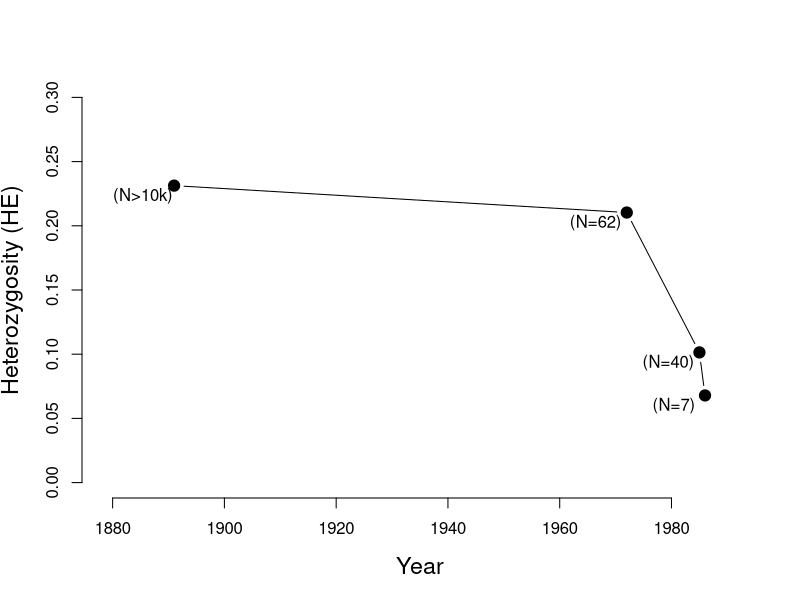

This chart was generated by the following R code:

#https://academic.oup.com/jmammal/article/92/4/751/887640
#Genetic Diversity and Fitness in Black-Footed Ferrets Before and During a Bottleneck 
#S. M. Wisely S. W. Buskirk M. A. Fleming D. B. McDonald E. A. Ostrander 

#another set of numbers https://academic.oup.com/jmammal/article/92/4/751/887640
#In 1985 the last wild population (N = 40 adults) experienced simultaneous epizootics of canine distemper and sylvatic plague (Yersinia pestis). 
#. Eighteen individuals were captured for breeding
#
black_footed<-read.csv("Journal_figs/genetic_drift/black_footed_ferrets/black-footed-ferrets_He.csv")

black_footed[,1]<-c(1891,1972,1985,1986) ##displace postbottleneck pop 1 year
#black_footed<-rbind(black_footed,cbind(c(0.067,0.067),c(1999,2004))

plot(black_footed,type="b",xlab= "Year", ylab="Heterozygosity (HE)",ylim=c(0,.3),cex.lab=1.4,cex=1.5,pch=19,range(black_footed$date)+c(-12,5),axes=FALSE)
N<-c("N>10k","N=62","N=40","N=7")
axis(1)
axis(2)

text(black_footed$date-6,black_footed$He-0.008,paste(" (",N,")",sep="")) #black_footed$date,

dev.copy2pdf(file="~/Dropbox/Courses/Popgen_teaching_Notes/Journal_figs/genetic_drift/black_footed_ferrets/black_footed_ferrets_He.pdf")